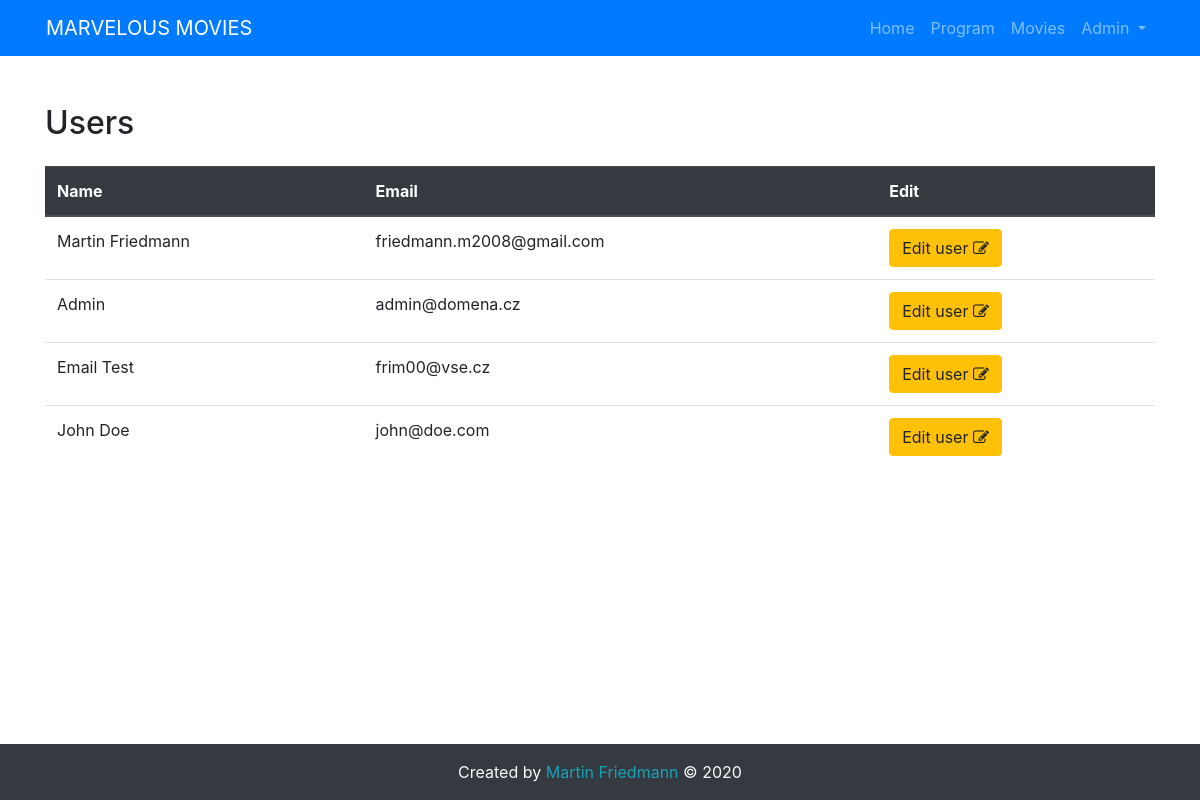
Screenshot of /users.php (signed in) with the database file from the repository.
### tables this page shows
CREATE TABLE `users` (
  `user_id` int(11) NOT NULL,
  `facebook_id` varchar(50) NOT NULL DEFAULT '',
  `name` varchar(100) NOT NULL,
  `email` varchar(255) NOT NULL,
  `password` varchar(255) NOT NULL DEFAULT '',
  `admin` tinyint(1) NOT NULL DEFAULT 0
);

### include/auth.php (called while the page is built, shortened)
<?php
    require_once './include/db.php';
    if (!empty($_SESSION['user_id'])){
        $userQuery=$db->prepare('SELECT * FROM users WHERE user_id=:user_id LIMIT 1;');
        $userQuery->execute([
            ':user_id'=>$_SESSION['user_id']
        ]);
        $authenticatedUser = $userQuery->fetch(PDO::FETCH_ASSOC);
    }

### users.php (the view, shortened to what this page needs)
<?php
    require_once './include/auth.php';
    $usersQuery=$db->prepare('SELECT * FROM users;');
    $usersQuery->execute();
    $users = $usersQuery->fetchAll(PDO::FETCH_ASSOC);
    $pageTitle = 'Users';
    include './include/header.php';
?>
<main>
    <div class="container-sm py-5">
        <h2 class="pb-3">Users</h2>
        <div class="table-responsive">
            <table class="table table-hover">
                <thead class="thead-dark">
                    <tr>
                        <th scope="col">Name</th>
                        <th scope="col">Email</th>
                        <th scope="col">Edit</th>
                    </tr>
                </thead>
                <tbody>
                <?php foreach ($users as $user): ?>
                    <tr>
                        <td><?= htmlspecialchars($user['name']) ?></td>
                        <td><?= htmlspecialchars($user['email']) ?></td>
                        <td><a href="./user/<?= $user['user_id']?>" class="btn btn-warning">Edit user <i class="fa fa-edit"></i></a></td>
                    </tr>
                <?php endforeach?>
                </tbody>
            </table>
        </div>
    </div>
</main>
<?php include './include/footer.php'; ?>

### include/header.php (shortened to what this page needs)
<!DOCTYPE html>
<html lang="en">
<head>
    <link rel="stylesheet" href="https://stackpath.bootstrapcdn.com/font-awesome/4.7.0/css/font-awesome.min.css">
    <link rel="stylesheet" href="https://maxcdn.bootstrapcdn.com/bootstrap/4.4.1/css/bootstrap.min.css">
</head>
<body>
<header class="bg-primary">
    <nav class="navbar navbar-expand-sm navbar-dark container-sm">
        <a class="navbar-brand" href="./">MARVELOUS MOVIES</a>
        <div class="collapse navbar-collapse" id="navbarSupportedContent">
            <ul class="navbar-nav ml-auto">
                <li class="nav-item <?php echo ($pageTitle != 'Home') ?: 'active' ?>">
                    <a class="nav-link" href="./">Home</a>
                </li>
                <li class="nav-item <?php echo ($pageTitle != 'Program') ?: 'active' ?>">
                    <a class="nav-link" href="./program/today">Program</a>
                </li>
                <li class="nav-item <?php echo ($pageTitle != 'Movies') ?: 'active' ?>">
                    <a class="nav-link" href="./movies">Movies</a>
                </li>
                <?php if(empty($authenticatedUser)): ?>
                <li class="nav-item">
                    <a class="nav-link <?php echo ($pageTitle != 'Sign In') ?: 'active' ?>" href="./sign-in">Sign in</a>
                </li>
                <?php else: ?>
                <li class="nav-item dropdown">
                    <a class="nav-link dropdown-toggle"
                       href="#"
                       id="navbarDropdown"
                       role="button"
                       data-toggle="dropdown"
                       aria-haspopup="true"
                       aria-expanded="false">
                        <?= htmlspecialchars($authenticatedUser['name']) ?>
                    </a>
                </li>
                <?php endif ?>
            </ul>
        </div>
    </nav>
</header>

### include/footer.php (shortened to what this page needs)
        <footer class="bg-dark text-light text-center py-3">
            Created by <a class="text-info" href="mailto:frim00@vse.cz">Martin Friedmann</a> &copy; 2020
        </footer>
    </body>
</html>

### include/header.php (style rules this page uses)
main { min-height: calc(100vh - 2*56px); }

### rows the page displays
users: name "Admin", email "admin@domena.cz"
users: name "Martin Friedmann", email "friedmann.m2008@gmail.com"
users: name "Email Test", email "frim00@vse.cz"
users: name "John Doe", email "john@doe.com"
